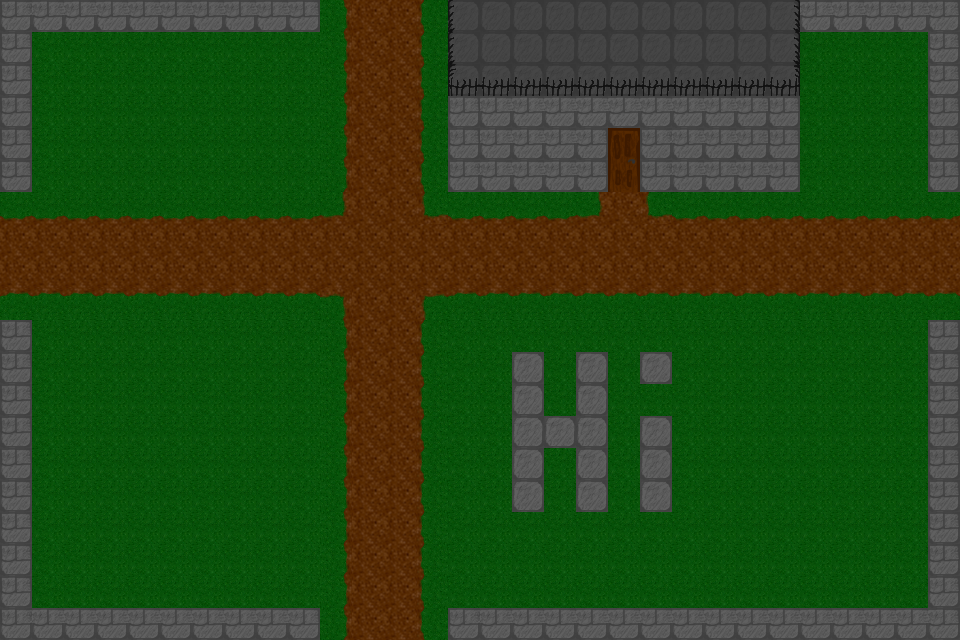

This game map was drawn from its Tiled (.tmx) file and the tilesets committed beside it. A one-line description and the full map source follow:
An orthogonal 30x20 tile map with 32x32 px tiles, 2 tile layers (Tile Layer 1, Tile Layer 2) and 15 objects.

<map version="1.10" tiledversion="1.11.2" orientation="orthogonal" renderorder="right-down" width="30" height="20" tilewidth="32" tileheight="32" infinite="0" nextlayerid="3" nextobjectid="1">
 <tileset firstgid="1" name="Town Tileset" tilewidth="32" tileheight="32" tilecount="64" columns="8">
  <image source="../tiles/World H Tileset.png" trans="ff00ff" width="256" height="256" />
  <tile id="4">
   <objectgroup draworder="index" id="2">
    <object id="1" x="0" y="0" width="32" height="32" />
   </objectgroup>
  </tile>
  <tile id="5">
   <objectgroup draworder="index" id="2">
    <object id="1" x="0" y="0" width="32" height="32" />
   </objectgroup>
  </tile>
  <tile id="6">
   <objectgroup draworder="index" id="2">
    <object id="1" x="0" y="0" width="32" height="32" />
   </objectgroup>
  </tile>
  <tile id="7">
   <objectgroup draworder="index" id="2">
    <object id="1" x="0" y="0" width="32" height="32" />
   </objectgroup>
  </tile>
  <tile id="8">
   <objectgroup draworder="index" id="2">
    <object id="1" x="0" y="0" width="32" height="32" />
   </objectgroup>
  </tile>
  <tile id="10">
   <objectgroup draworder="index" id="2">
    <object id="1" x="0" y="32" width="32" />
   </objectgroup>
  </tile>
  <tile id="11">
   <objectgroup draworder="index" id="2">
    <object id="1" x="0" y="32" width="32" />
    <object id="2" x="32" y="0" height="32" />
   </objectgroup>
  </tile>
  <tile id="12">
   <objectgroup draworder="index" id="2">
    <object id="1" x="32" y="0" height="32" />
   </objectgroup>
  </tile>
  <tile id="13">
   <objectgroup draworder="index" id="2">
    <object id="1" x="0" y="32" width="32" />
    <object id="2" x="0" y="32" width="32" />
    <object id="3" x="0" y="0" height="32" />
   </objectgroup>
  </tile>
  <tile id="14">
   <objectgroup draworder="index" id="2">
    <object id="1" x="0" y="0" height="32" />
   </objectgroup>
  </tile>
  <tile id="16">
   <objectgroup draworder="index" id="2">
    <object id="1" x="0" y="0" width="32" height="32" />
   </objectgroup>
  </tile>
  <tile id="24">
   <objectgroup draworder="index" id="2">
    <object id="1" x="0" y="0" width="32" height="32" />
   </objectgroup>
  </tile>
 </tileset>
 <layer id="1" name="Tile Layer 1" width="30" height="20">
  <data encoding="csv">
9,6,6,6,6,6,6,6,6,7,1610612739,1,1,2684354563,10,10,10,10,10,10,10,10,10,10,10,6,6,6,6,7,
8,2,2,2,2,2,2,2,2,2,1610612739,1,1,2684354563,10,10,10,10,10,10,10,10,10,10,10,2,2,2,2,8,
8,2,2,2,2,2,2,2,2,2,1610612739,1,1,2684354563,10,10,10,10,10,10,10,10,10,10,10,2,2,2,2,8,
8,2,2,2,2,2,2,2,2,2,1610612739,1,1,2684354563,8,6,6,6,6,6,6,6,6,6,8,2,2,2,2,8,
8,2,2,2,2,2,2,2,2,2,1610612739,1,1,2684354563,8,6,6,6,7,17,9,6,6,6,8,2,2,2,2,8,
8,2,2,2,2,2,2,2,2,2,1610612739,1,1,2684354563,9,6,6,6,7,25,9,6,6,6,7,2,2,2,2,8,
3,3,3,3,3,3,3,3,3,3,4,1,1,2684354564,3,3,3,3,4,1,2684354564,3,3,3,3,3,3,3,3,3,
1,1,1,1,1,1,1,1,1,1,1,1,1,1,1,1,1,1,1,1,1,1,1,1,1,1,1,1,1,1,
1,1,1,1,1,1,1,1,1,1,1,1,1,1,1,1,1,1,1,1,1,1,1,1,1,1,1,1,1,1,
3221225475,3221225475,3221225475,3221225475,3221225475,3221225475,3221225475,3221225475,3221225475,3221225475,1610612740,1,1,3221225476,3221225475,3221225475,3221225475,3221225475,3221225475,3221225475,3221225475,3221225475,3221225475,3221225475,3221225475,3221225475,3221225475,3221225475,3221225475,3221225475,
8,2,2,2,2,2,2,2,2,2,1610612739,1,1,2684354563,2,2,2,2,2,2,2,2,2,2,2,2,2,2,2,8,
8,2,2,2,2,2,2,2,2,2,1610612739,1,1,2684354563,2,2,5,2,5,2,5,2,2,2,2,2,2,2,2,8,
8,2,2,2,2,2,2,2,2,2,1610612739,1,1,2684354563,2,2,5,2,5,2,2,2,2,2,2,2,2,2,2,8,
8,2,2,2,2,2,2,2,2,2,1610612739,1,1,2684354563,2,2,5,5,5,2,5,2,2,2,2,2,2,2,2,8,
8,2,2,2,2,2,2,2,2,2,1610612739,1,1,2684354563,2,2,5,2,5,2,5,2,2,2,2,2,2,2,2,8,
8,2,2,2,2,2,2,2,2,2,1610612739,1,1,2684354563,2,2,5,2,5,2,5,2,2,2,2,2,2,2,2,8,
8,2,2,2,2,2,2,2,2,2,1610612739,1,1,2684354563,2,2,2,2,2,2,2,2,2,2,2,2,2,2,2,8,
8,2,2,2,2,2,2,2,2,2,1610612739,1,1,2684354563,2,2,2,2,2,2,2,2,2,2,2,2,2,2,2,8,
8,2,2,2,2,2,2,2,2,2,1610612739,1,1,2684354563,2,2,2,2,2,2,2,2,2,2,2,2,2,2,2,8,
9,6,6,6,6,6,6,6,6,7,1610612739,1,1,2684354563,9,6,6,6,6,6,6,6,6,6,6,6,6,6,6,7
</data>
 </layer>
 <layer id="2" name="Tile Layer 2" width="30" height="20">
  <data encoding="csv">
0,0,0,0,0,0,0,0,0,0,0,0,0,0,15,0,0,0,0,0,0,0,0,0,13,0,0,0,0,0,
0,0,0,0,0,0,0,0,0,0,0,0,0,0,15,0,0,0,0,0,0,0,0,0,13,0,0,0,0,0,
0,0,0,0,0,0,0,0,0,0,0,0,0,0,14,11,11,11,11,11,11,11,11,11,12,0,0,0,0,0,
0,0,0,0,0,0,0,0,0,0,0,0,0,0,0,0,0,0,0,0,0,0,0,0,0,0,0,0,0,0,
0,0,0,0,0,0,0,0,0,0,0,0,0,0,0,0,0,0,0,0,0,0,0,0,0,0,0,0,0,0,
0,0,0,0,0,0,0,0,0,0,0,0,0,0,0,0,0,0,0,0,0,0,0,0,0,0,0,0,0,0,
0,0,0,0,0,0,0,0,0,0,0,0,0,0,0,0,0,0,0,0,0,0,0,0,0,0,0,0,0,0,
0,0,0,0,0,0,0,0,0,0,0,0,0,0,0,0,0,0,0,0,0,0,0,0,0,0,0,0,0,0,
0,0,0,0,0,0,0,0,0,0,0,0,0,0,0,0,0,0,0,0,0,0,0,0,0,0,0,0,0,0,
0,0,0,0,0,0,0,0,0,0,0,0,0,0,0,0,0,0,0,0,0,0,0,0,0,0,0,0,0,0,
0,0,0,0,0,0,0,0,0,0,0,0,0,0,0,0,0,0,0,0,0,0,0,0,0,0,0,0,0,0,
0,0,0,0,0,0,0,0,0,0,0,0,0,0,0,0,0,0,0,0,0,0,0,0,0,0,0,0,0,0,
0,0,0,0,0,0,0,0,0,0,0,0,0,0,0,0,0,0,0,0,0,0,0,0,0,0,0,0,0,0,
0,0,0,0,0,0,0,0,0,0,0,0,0,0,0,0,0,0,0,0,0,0,0,0,0,0,0,0,0,0,
0,0,0,0,0,0,0,0,0,0,0,0,0,0,0,0,0,0,0,0,0,0,0,0,0,0,0,0,0,0,
0,0,0,0,0,0,0,0,0,0,0,0,0,0,0,0,0,0,0,0,0,0,0,0,0,0,0,0,0,0,
0,0,0,0,0,0,0,0,0,0,0,0,0,0,0,0,0,0,0,0,0,0,0,0,0,0,0,0,0,0,
0,0,0,0,0,0,0,0,0,0,0,0,0,0,0,0,0,0,0,0,0,0,0,0,0,0,0,0,0,0,
0,0,0,0,0,0,0,0,0,0,0,0,0,0,0,0,0,0,0,0,0,0,0,0,0,0,0,0,0,0,
0,0,0,0,0,0,0,0,0,0,0,0,0,0,0,0,0,0,0,0,0,0,0,0,0,0,0,0,0,0
</data>
 </layer>
</map>
